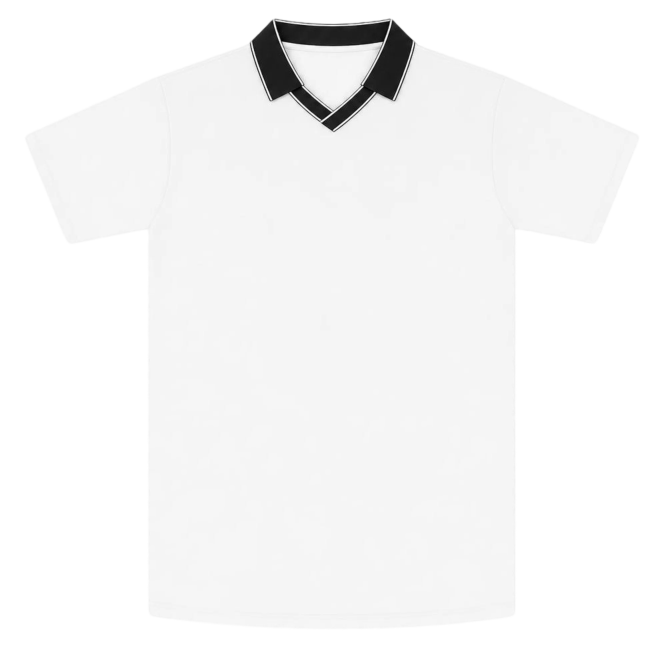
#> input picture _模板/65-底板模板-用户定稿.png, 2000 x 2000 px (shown at 1/3 size)
$ python -i key_magenta.py   (imports and definitions only)
#> lines starting #> are read from the running program, lines starting #| are printed output that depends on the picture; after the words box and inside, x2 and y2 are one past the last pixel; in counts of white or black regions, pixels touching at a corner belong together
from PIL import Image, ImageFilter
import numpy as np

def key_magenta(path, lo=15.0, hi=70.0, erode=1, blur=0.7, despill=0.85):
#> called with path = '65-底板模板-用户定稿.png', lo = 15, hi = 70, erode = 1, blur = 0.7, despill = 0.85
    im = Image.open(path).convert("RGB")
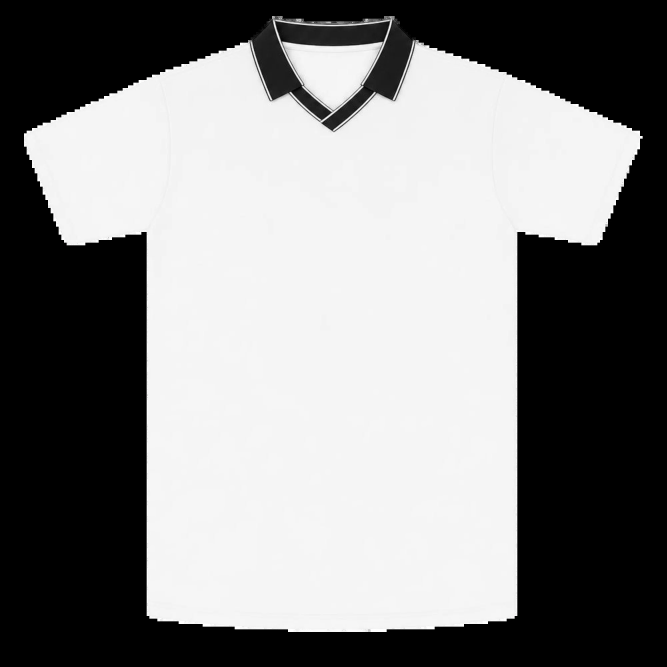
#> im: PIL image 2000x2000 RGB (shown at 1/3 size); mean R, G, B 131.5, 131.5, 131.5
    a = np.array(im).astype(np.float32)
    r, g, b = a[..., 0], a[..., 1], a[..., 2]
    m = np.minimum(r, b) - g                      # 洋红程度
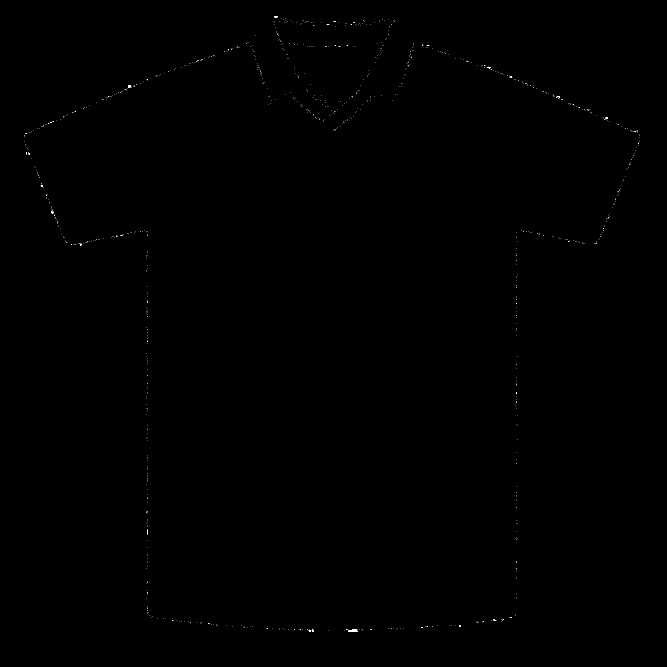
#> m: shape (2000, 2000) float32 (shown at 1/3 size); values 0 (black) and 1 (white), 0.04% white in thin lines or dots, all inside (x1, y1, x2, y2) = (73, 48, 1920, 1896)
    af = np.clip((hi - m) / (hi - lo), 0.0, 1.0)  # 1=主体, 0=背景
#> af: shape (2000, 2000) float32; every value is 1
    # 去溢色：越接近透明，越把 r/b 拉向 g，去掉粉色镶边
    k = (1.0 - af) * despill
#> k: shape (2000, 2000) float32; every value is 0
    a[..., 0] = r * (1 - k) + g * k
    a[..., 2] = b * (1 - k) + g * k
    alpha = Image.fromarray((af * 255).astype(np.uint8), "L")
#> alpha: PIL image 2000x2000 L; every value is 255
    if erode:
        f = 2 * erode + 1
        alpha = alpha.filter(ImageFilter.MinFilter(f)).filter(ImageFilter.MaxFilter(3))
    if blur:
        alpha = alpha.filter(ImageFilter.GaussianBlur(blur))
    out = Image.fromarray(a.clip(0, 255).astype(np.uint8)).convert("RGBA")
    out.putalpha(alpha)
    return out.crop(alpha.getbbox())

def to_canvas(im, box_w=1838, box_h=1886, canvas=2000, ox=81, oy=57):
    w, h = im.size
    s = min(box_w / w, box_h / h)
    nw, nh = int(round(w * s)), int(round(h * s))
    im2 = im.resize((nw, nh), Image.LANCZOS)
    out = Image.new("RGBA", (canvas, canvas), (0, 0, 0, 0))
    out.alpha_composite(im2, (ox + (box_w - nw) // 2, oy + (box_h - nh) // 2))
    return out

>>> result = key_magenta('65-底板模板-用户定稿.png')

$ run again, on _模板/底板模板-F002B领.png
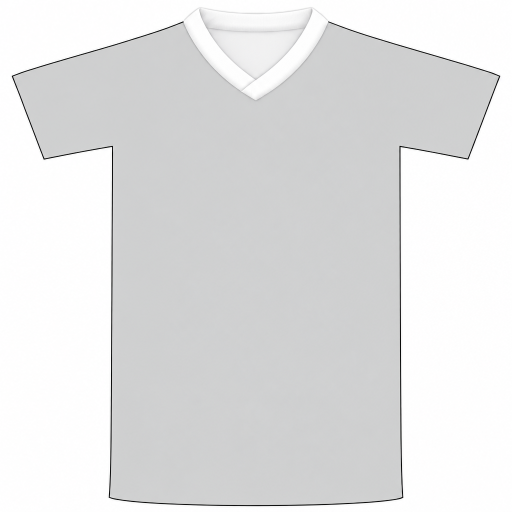
#> input picture _模板/底板模板-F002B领.png, 1024 x 1024 px (shown at 1/2 size)
#> in key_magenta, im is the input picture: PIL image 1024x1024 RGB; mean R, G, B 225.9, 226.2, 226.5
#> in key_magenta, `m = np.minimum(r, b) - g`:
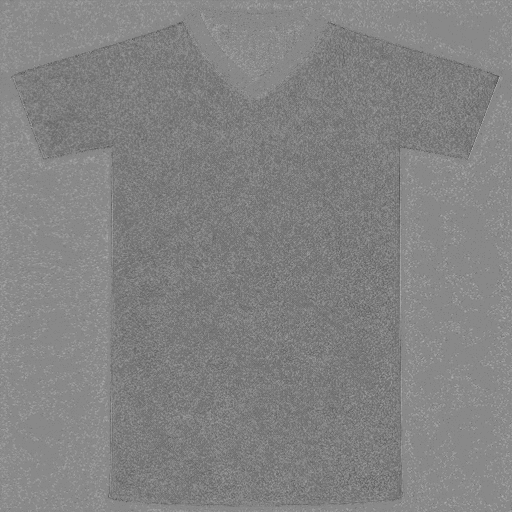
#> m: shape (1024, 1024) float32 (shown at 1/2 size); min -7, max 6, mean -0.322; drawn with min black and max white
#> af: shape (1024, 1024) float32; every value is 1
#> k: shape (1024, 1024) float32; every value is 0
#> alpha: PIL image 1024x1024 L; every value is 255
